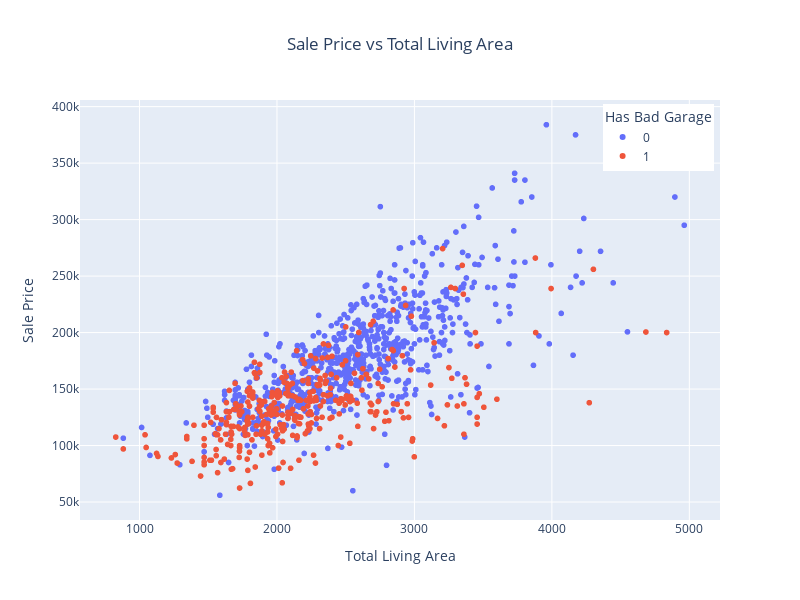

Notebook code for this chart:
### Code cell
print(df["has_bad_garage"].value_counts())

fig = px.scatter(
    df[df["grouped_qual"].astype(str) == "Average"],
    x="total_liv_area",
    y="SalePrice",
    color="has_bad_garage",
    # color_discrete_map={'True': 'blue', 'False': 'red'},  # Map colors to categories
    hover_data=["Id", "Neighborhood", "OverallQual"],  # Include neighborhood in hover
    # log_x=True,
    # log_y=True,
    title="Sale Price vs Total Living Area",
    labels={
        "total_liv_area": "Total Living Area",
        "SalePrice": "Sale Price",
        "has_bad_garage": "Bad Garage",
    },
)

# Update hover template
fig.update_traces(
    hovertemplate="ID: %{customdata[0]}<br>"
    + "Price: $%{y:,.0f}<br>"
    + "Area: %{x:.0f} sq ft<br>"
    + "Neighborhood: %{customdata[1]}<br>"
    + "Actual quality index: %{customdata[2]}<br>"
    "<extra></extra>"
)

# Update layout
fig.update_layout(
    title_x=0.5,
    height=600,
    width=800,
    # Update legend
    legend=dict(title="Has Bad Garage", yanchor="top", y=0.99, xanchor="right", x=0.99),
)

fig.show()

### Figure 1 — Plotly figure (JSON) as saved in the notebook; plotly's stock layout.template omitted (floating-point values rounded to 4 significant figures; data arrays with more than 128 entries replaced by an {"elided": "..."} marker saying what was removed)
{"data": [{"customdata": {"elided": "733x3 mixed values"}, "hovertemplate": "ID: %{customdata[0]}<br>Price: $%{y:,.0f}<br>Area: %{x:.0f} sq ft<br>Neighborhood: %{customdata[1]}<br>Actual quality index: %{customdata[2]}<br><extra></extra>", "legendgroup": "0", "marker": {"color": "#636efa", "symbol": "circle"}, "mode": "markers", "name": "0", "showlegend": true, "type": "scattergl", "x": {"elided": "733 int values"}, "xaxis": "x", "y": {"elided": "733 int values"}, "yaxis": "y"}, {"customdata": {"elided": "357x3 mixed values"}, "hovertemplate": "ID: %{customdata[0]}<br>Price: $%{y:,.0f}<br>Area: %{x:.0f} sq ft<br>Neighborhood: %{customdata[1]}<br>Actual quality index: %{customdata[2]}<br><extra></extra>", "legendgroup": "1", "marker": {"color": "#EF553B", "symbol": "circle"}, "mode": "markers", "name": "1", "showlegend": true, "type": "scattergl", "x": {"elided": "357 int values"}, "xaxis": "x", "y": {"elided": "357 int values"}, "yaxis": "y"}], "layout": {"height": 600, "legend": {"title": {"text": "Has Bad Garage"}, "tracegroupgap": 0, "x": 0.99, "xanchor": "right", "y": 0.99, "yanchor": "top"}, "title": {"text": "Sale Price vs Total Living Area", "x": 0.5}, "width": 800, "xaxis": {"anchor": "y", "domain": [0, 1], "title": {"text": "Total Living Area"}}, "yaxis": {"anchor": "x", "domain": [0, 1], "title": {"text": "Sale Price"}}}}
